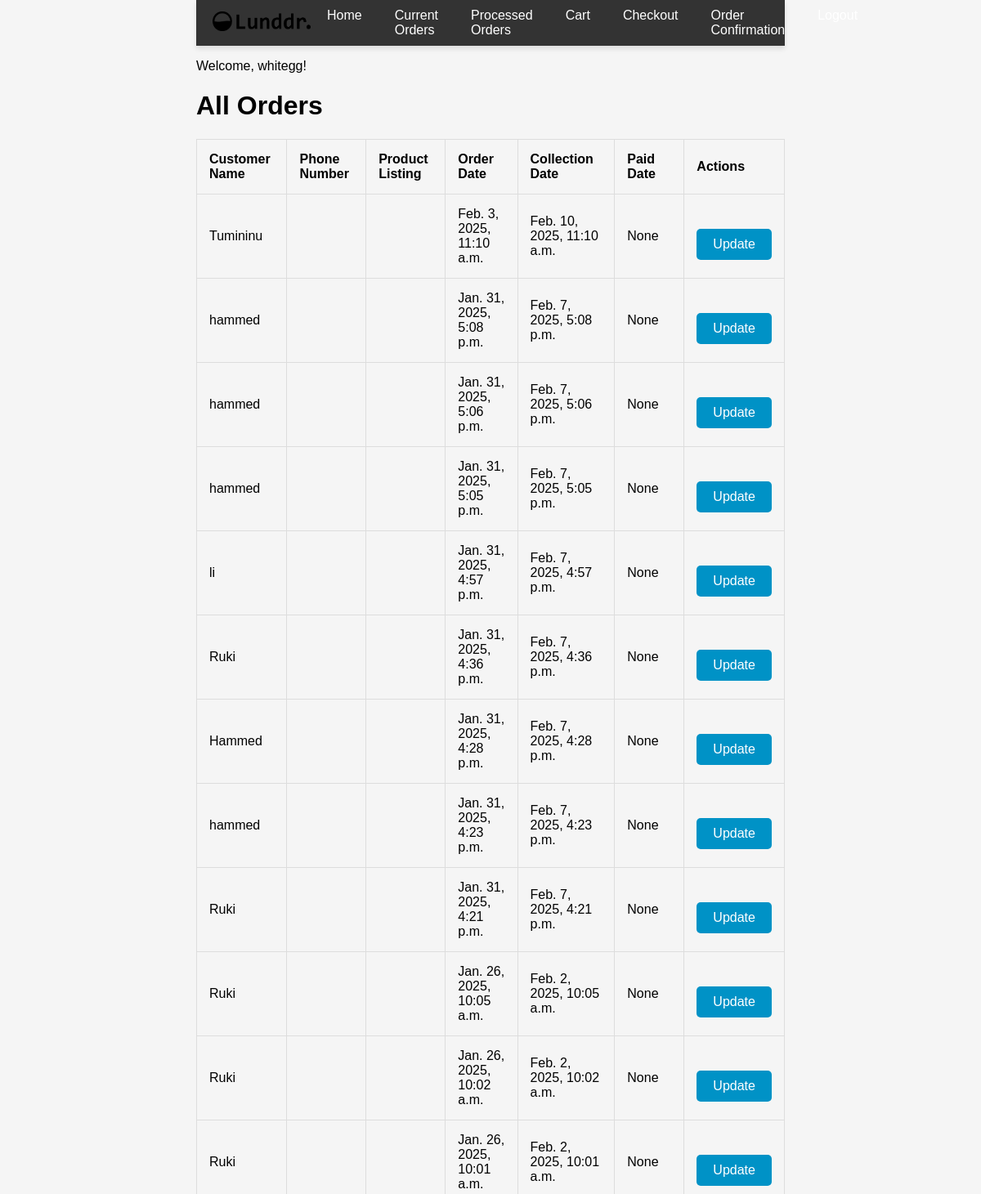
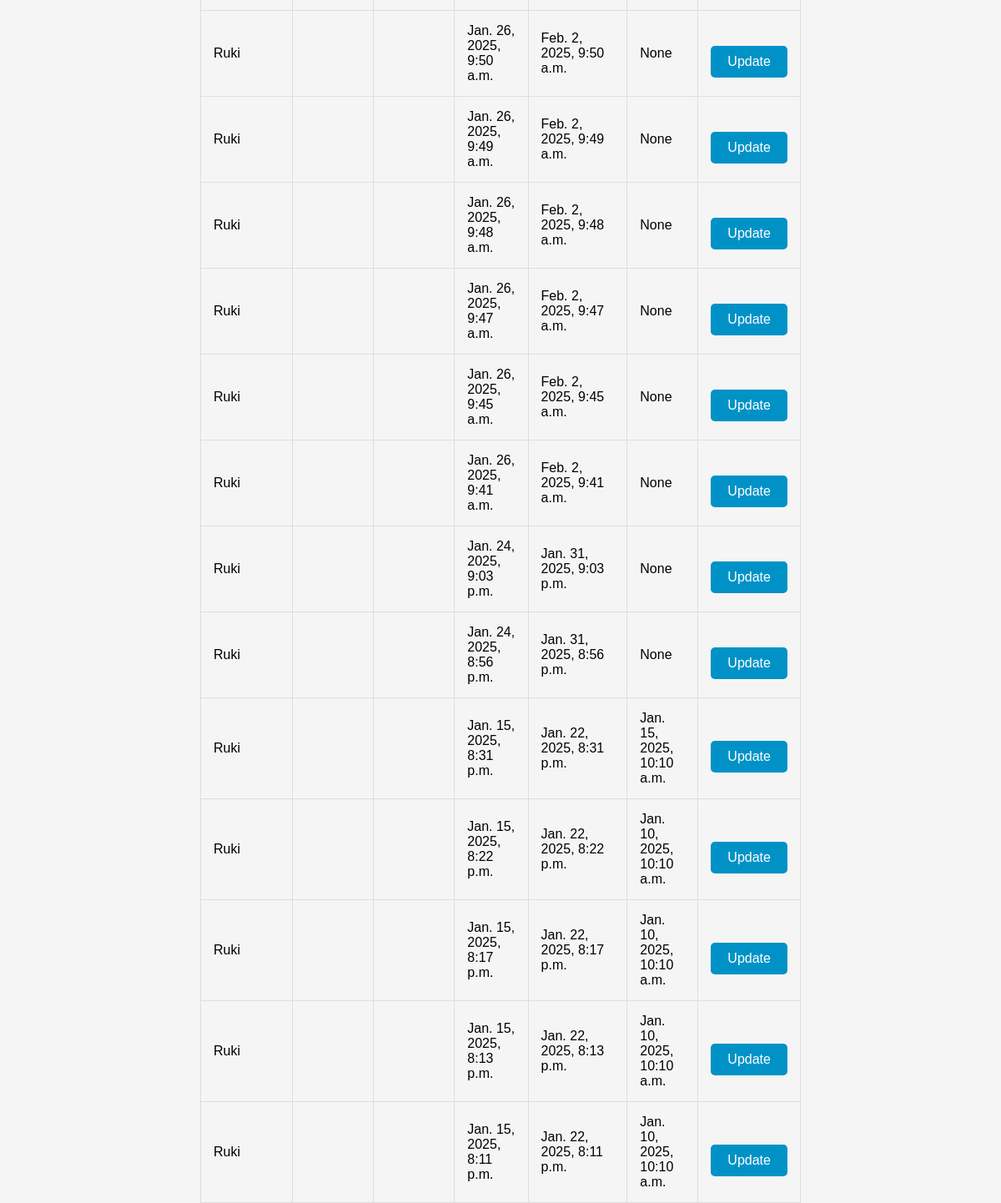
/all-orders/ (signed in), run on an earlier commit of the app's database (2 pictures, top to bottom).
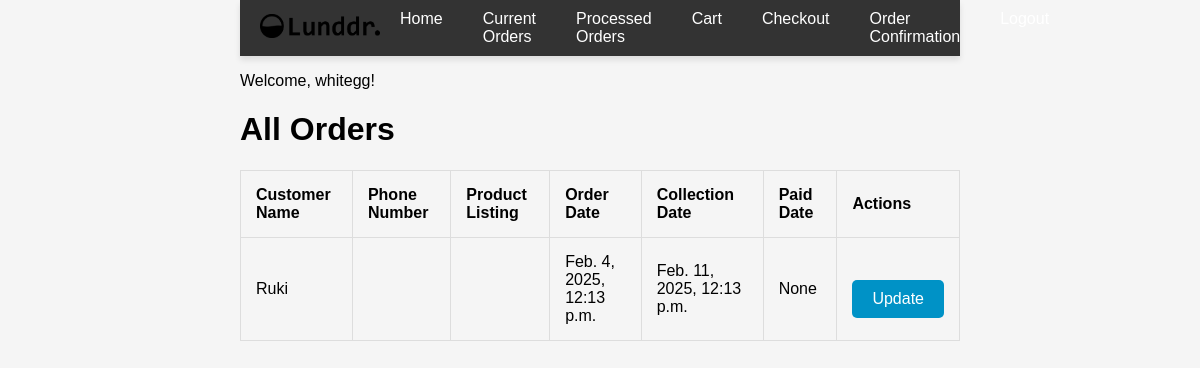
And on a later commit of the database.
### inventory/models.py (models this page shows, shortened)
class Order(models.Model):
    cart = models.OneToOneField(Cart, on_delete=models.CASCADE)
    customer_name = models.CharField(max_length=255)
    customer_phone = models.CharField(max_length=15)
    order_date = models.DateTimeField(auto_now_add=True)
    payment_status = models.CharField(max_length=10, choices=[('paid', 'Paid'), ('not_paid', 'Not Paid')], default='not_paid')
    service_type = models.CharField(max_length=10, choices=[('standard', 'Standard'), ('premium', 'Premium')], default='standard')
    mode_of_service = models.CharField(max_length=10, choices=[('delivery', 'Delivery'), ('pickup', 'Pickup'), ('branch', 'Branch')], default='delivery')
    collection_date = models.DateTimeField(null=True, blank=True)
    date_paid = models.DateTimeField(null=True, blank=True)
    date_collected = models.DateTimeField(null=True, blank=True)

### inventory/views.py (the view)
# urls.py: path('all-orders/', views.all_orders, name='all_orders'),
@login_required
def all_orders(request):
    orders = Order.objects.all().order_by('-order_date')  # List orders in descending order of order_date
    return render(request, 'all_orders.html', {'orders': orders})

### templates/all_orders.html
{% extends 'base.html' %}
{% block content %}
<h1>All Orders</h1>
<table class="table">
    <thead>
        <tr>
            <th>Customer Name</th>
            <th>Phone Number</th>
            <th>Product Listing</th>
            <th>Order Date</th>
            <th>Collection Date</th>
            <th>Paid Date</th>
            <th>Actions</th>
        </tr>
    </thead>
    <tbody>
        {% for order in orders %}
            <tr>
                <td>{{ order.customer_name }}</td>
                <td>{{ order.phone_number }}</td>
                <td>{{ order.product_listing }}</td>
                <td>{{ order.order_date }}</td>
                <td>{{ order.collection_date }}</td>
                <td>{{ order.date_paid }}</td>
                <td>
                    <a href="{% url 'update_order' order.id %}" class="btn btn-primary">Update</a>
                </td>
            </tr>
        {% empty %}
            <tr>
                <td colspan="7">No orders found.</td>
            </tr>
        {% endfor %}
    </tbody>
</table>
{% endblock %}

What changed in the data, as far as the page shows it:
removed Order: customer_name "Tumininu", order_date "Feb. 3, 2025, 11:10 a.m.", collection_date "Feb. 10, 2025, 11:10 a.m.", date_paid "None"
removed Order: customer_name "hammed", order_date "Jan. 31, 2025, 5:08 p.m.", collection_date "Feb. 7, 2025, 5:08 p.m.", date_paid "None"
removed Order: customer_name "hammed", order_date "Jan. 31, 2025, 5:06 p.m.", collection_date "Feb. 7, 2025, 5:06 p.m.", date_paid "None"
removed Order: customer_name "hammed", order_date "Jan. 31, 2025, 5:05 p.m.", collection_date "Feb. 7, 2025, 5:05 p.m.", date_paid "None"
removed Order: customer_name "li", order_date "Jan. 31, 2025, 4:57 p.m.", collection_date "Feb. 7, 2025, 4:57 p.m.", date_paid "None"
removed Order: customer_name "Ruki", order_date "Jan. 31, 2025, 4:36 p.m.", collection_date "Feb. 7, 2025, 4:36 p.m.", date_paid "None"
removed Order: customer_name "Hammed", order_date "Jan. 31, 2025, 4:28 p.m.", collection_date "Feb. 7, 2025, 4:28 p.m.", date_paid "None"
removed Order: customer_name "hammed", order_date "Jan. 31, 2025, 4:23 p.m.", collection_date "Feb. 7, 2025, 4:23 p.m.", date_paid "None"
removed Order: customer_name "Ruki", order_date "Jan. 31, 2025, 4:21 p.m.", collection_date "Feb. 7, 2025, 4:21 p.m.", date_paid "None"
removed Order: customer_name "Ruki", order_date "Jan. 26, 2025, 10:05 a.m.", collection_date "Feb. 2, 2025, 10:05 a.m.", date_paid "None"
removed Order: customer_name "Ruki", order_date "Jan. 26, 2025, 10:02 a.m.", collection_date "Feb. 2, 2025, 10:02 a.m.", date_paid "None"
removed Order: customer_name "Ruki", order_date "Jan. 26, 2025, 10:01 a.m.", collection_date "Feb. 2, 2025, 10:01 a.m.", date_paid "None"
removed Order: customer_name "Ruki", order_date "Jan. 26, 2025, 9:50 a.m.", collection_date "Feb. 2, 2025, 9:50 a.m.", date_paid "None"
removed Order: customer_name "Ruki", order_date "Jan. 26, 2025, 9:49 a.m.", collection_date "Feb. 2, 2025, 9:49 a.m.", date_paid "None"
removed Order: customer_name "Ruki", order_date "Jan. 26, 2025, 9:48 a.m.", collection_date "Feb. 2, 2025, 9:48 a.m.", date_paid "None"
removed Order: customer_name "Ruki", order_date "Jan. 26, 2025, 9:47 a.m.", collection_date "Feb. 2, 2025, 9:47 a.m.", date_paid "None"
removed Order: customer_name "Ruki", order_date "Jan. 26, 2025, 9:45 a.m.", collection_date "Feb. 2, 2025, 9:45 a.m.", date_paid "None"
removed Order: customer_name "Ruki", order_date "Jan. 26, 2025, 9:41 a.m.", collection_date "Feb. 2, 2025, 9:41 a.m.", date_paid "None"
removed Order: customer_name "Ruki", order_date "Jan. 24, 2025, 9:03 p.m.", collection_date "Jan. 31, 2025, 9:03 p.m.", date_paid "None"
removed Order: customer_name "Ruki", order_date "Jan. 24, 2025, 8:56 p.m.", collection_date "Jan. 31, 2025, 8:56 p.m.", date_paid "None"
removed Order: customer_name "Ruki", order_date "Jan. 15, 2025, 8:31 p.m.", collection_date "Jan. 22, 2025, 8:31 p.m.", date_paid "Jan. 15, 2025, 10:10 a.m."
removed Order: customer_name "Ruki", order_date "Jan. 15, 2025, 8:22 p.m.", collection_date "Jan. 22, 2025, 8:22 p.m.", date_paid "Jan. 10, 2025, 10:10 a.m."
removed Order: customer_name "Ruki", order_date "Jan. 15, 2025, 8:17 p.m.", collection_date "Jan. 22, 2025, 8:17 p.m.", date_paid "Jan. 10, 2025, 10:10 a.m."
removed Order: customer_name "Ruki", order_date "Jan. 15, 2025, 8:13 p.m.", collection_date "Jan. 22, 2025, 8:13 p.m.", date_paid "Jan. 10, 2025, 10:10 a.m."
removed Order: customer_name "Ruki", order_date "Jan. 15, 2025, 8:11 p.m.", collection_date "Jan. 22, 2025, 8:11 p.m.", date_paid "Jan. 10, 2025, 10:10 a.m."
added Order: customer_name "Ruki", order_date "Feb. 4, 2025, 12:13 p.m.", collection_date "Feb. 11, 2025, 12:13 p.m.", date_paid "None"
